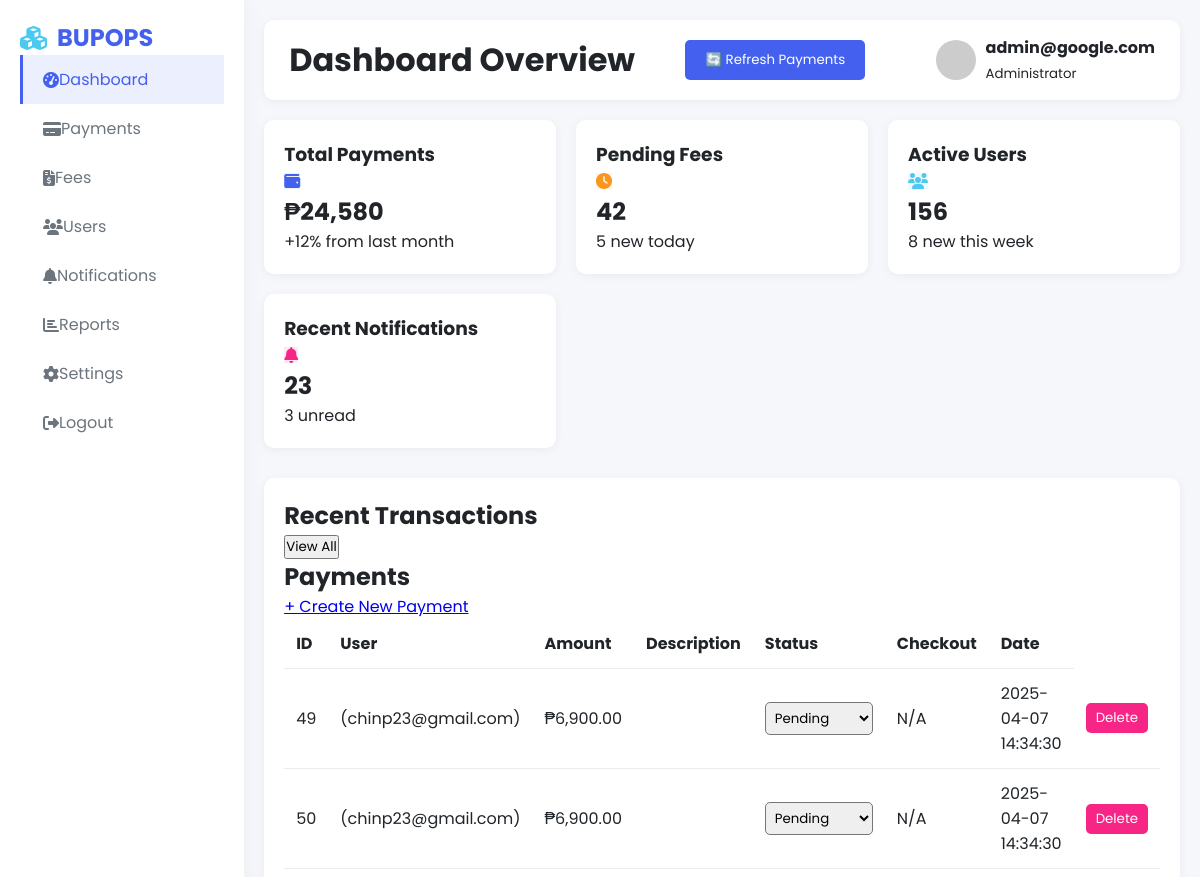
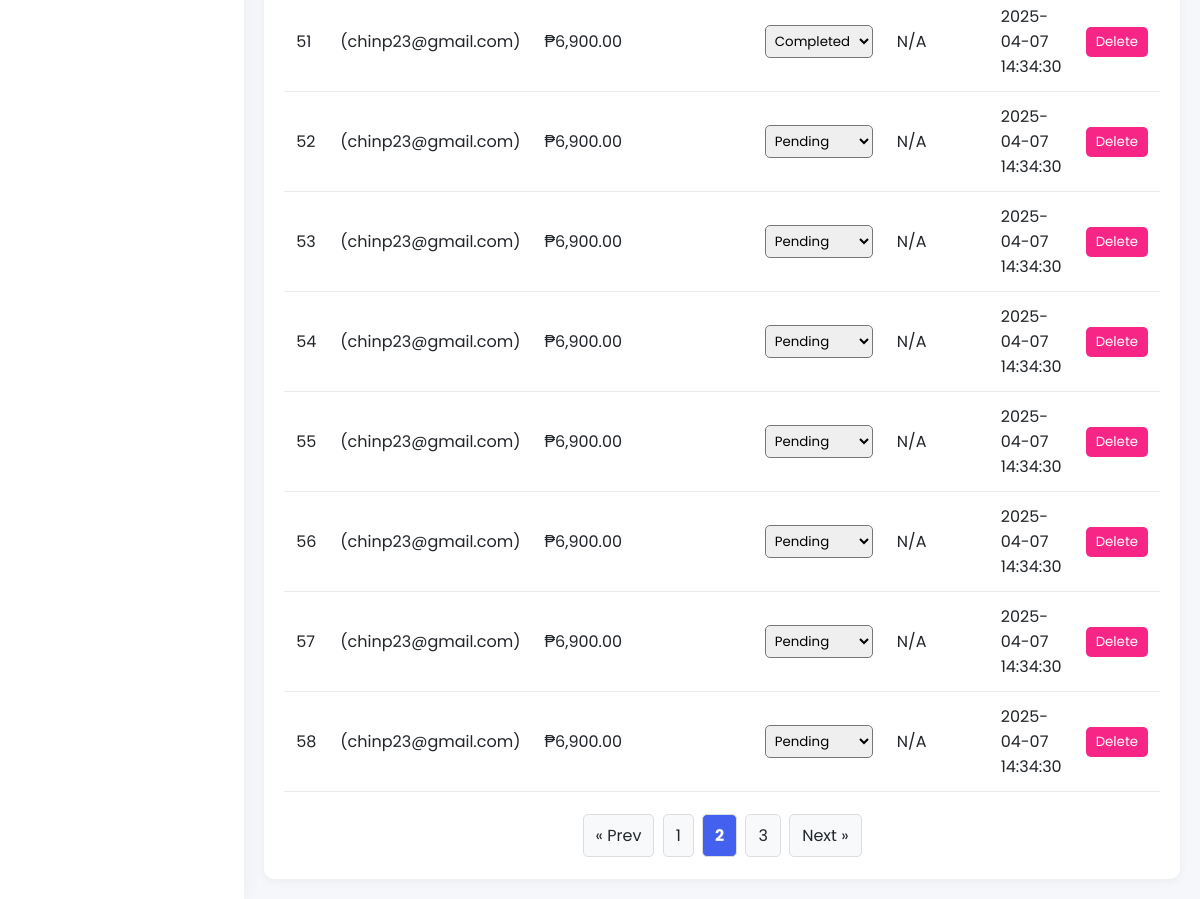
Page /bupops/admin_dashboard.php?page=2 (signed in) on the committed database (2 pictures, top to bottom).
### tables this page shows
CREATE TABLE `payments` (
  `id` int(11) UNSIGNED NOT NULL,
  `user_id` int(11) UNSIGNED NOT NULL,
  `sub_category_id` int(11) UNSIGNED DEFAULT NULL,
  `amount` decimal(10,2) NOT NULL,
  `description` varchar(255) DEFAULT NULL,
  `remarks` varchar(255) DEFAULT NULL,
  `status` enum('pending','completed','failed') NOT NULL DEFAULT 'pending',
  `paymongo_payment_id` varchar(255) NOT NULL,
  `checkout_url` varchar(255) DEFAULT NULL,
  `created_at` timestamp NOT NULL DEFAULT current_timestamp(),
  `updated_at` timestamp NOT NULL DEFAULT current_timestamp() ON UPDATE current_timestamp(),
  `method` varchar(50) DEFAULT NULL,
  `account_number` varchar(20) DEFAULT NULL,
  `email` varchar(100) DEFAULT NULL,
  `payment_reference` varchar(255) NOT NULL,
  `category_id` int(11) UNSIGNED DEFAULT NULL,
  `name` varchar(255) NOT NULL
);

### bupops/admin_dashboard.php (the view, shortened to what this page needs)
<?php
$email = $_SESSION['email'];
$conn = new mysqli("localhost", "root", "", "bupops_db");
$limit = 10;
$page = isset($_GET['page']) ? (int)$_GET['page'] : 1;
$offset = ($page - 1) * $limit;
$result = $conn->query("SELECT * FROM payments ORDER BY created_at DESC LIMIT $limit OFFSET $offset");
$total_result = $conn->query("SELECT COUNT(*) as total FROM payments");
$total_row = $total_result->fetch_assoc();
$total_payments = $total_row['total'];
$total_pages = ceil($total_payments / $limit);
?>
<!DOCTYPE html>
<html lang="en">
<head>
    <link rel="stylesheet" href="https://cdnjs.cloudflare.com/ajax/libs/font-awesome/6.4.0/css/all.min.css">
</head>
<body>
<div class="dashboard">
    <div class="sidebar">
        <div class="sidebar-header"><h2><i class="fas fa-cubes"></i>BUPOPS</h2></div>
        <ul class="sidebar-menu">
            <li><a href="#" class="active"><i class="fas fa-tachometer-alt"></i> Dashboard</a></li>
            <li><a href="#"><i class="fas fa-credit-card"></i> Payments</a></li>
            <li><a href="#"><i class="fas fa-file-invoice-dollar"></i> Fees</a></li>
            <li><a href="#"><i class="fas fa-users"></i> Users</a></li>
            <li><a href="#"><i class="fas fa-bell"></i> Notifications</a></li>
            <li><a href="#"><i class="fas fa-chart-bar"></i> Reports</a></li>
            <li><a href="#"><i class="fas fa-cog"></i> Settings</a></li>
            <li><a href="/bupops/auth/logout.php"><i class="fas fa-sign-out-alt"></i> Logout</a></li>
        </ul>
    </div>
    <div class="main-content">
        <div class="header">
            <h1>Dashboard Overview</h1>
            <button onclick="refreshPayments()" style="background: var(--p); color: white; padding: 10px 20px; border: none; border-radius: 5px; margin-right: 20px;">🔄 Refresh Payments</button>
            <div class="user-info">
                <img src="https://ui-avatars.com/api/?name=<?= urlencode($email) ?>&background=random" alt="User">
                <div><h4><?= $email ?></h4><small>Administrator</small></div>
            </div>
        </div>
        <div class="cards">
            <?php
            $cards = [
                ["Total Payments", "₱24,580", "+12% from last month", "fas fa-wallet", "rgba(67, 97, 238, 0.1)", "var(--p)"],
                ["Pending Fees", "42", "5 new today", "fas fa-clock", "rgba(248,150,30,0.1)", "var(--w)"],
                ["Active Users", "156", "8 new this week", "fas fa-users", "rgba(76,201,240,0.1)", "var(--sc)"],
                ["Recent Notifications", "23", "3 unread", "fas fa-bell", "rgba(247,37,133,0.1)", "var(--d)"]
            ];
            foreach ($cards as [$title, $value, $desc, $icon, $bg, $color]) {
                echo "<div class='card'>
                        <div class='card-header'><h3>$title</h3><i class='$icon' style='background:$bg;color:$color'></i></div>
                        <div class='card-body'><h2>$value</h2><p>$desc</p></div>
                      </div>";
            }
            ?>
        </div>
        <div class="recent-transactions">
            <div class="section-header">
                <h2>Recent Transactions</h2>
                <button class="btn btn-primary">View All</button>
            </div>
            <h2>Payments</h2>
            <a href="controller.php">+ Create New Payment</a>
            <table>
                <thead>
                    <tr><th>ID</th><th>User</th><th>Amount</th><th>Description</th><th>Status</th><th>Checkout</th><th>Date</th></tr>
                </thead>
                <tbody id="payments-table">
    <?php while ($row = $result->fetch_assoc()): ?>
        <tr>
            <td><?= $row['id'] ?></td>
            <td><?= htmlspecialchars($row['name']) ?> (<?= $row['email'] ?>)</td>
            <td>₱<?= number_format($row['amount'], 2) ?></td>
            <td><?= htmlspecialchars($row['description']) ?></td>
            <td>
                <select onchange="updateStatus(<?= $row['id'] ?>, this.value)">
                    <option value="pending" <?= $row['status']=='pending'?'selected':'' ?>>Pending</option>
                    <option value="completed" <?= $row['status']=='completed'?'selected':'' ?>>Completed</option>
                </select>
            </td>
            <td>
                <?= $row['checkout_url'] ? "<a href='{$row['checkout_url']}' target='_blank'>Open</a>" : "N/A" ?>
            </td>
            <td><?= $row['created_at'] ?></td>
            <td>
                <button onclick="deletePayment(<?= $row['id'] ?>)" style="background: var(--d); color: white; border: none; padding: 5px 10px; border-radius: 5px; cursor: pointer;">Delete</button>
            </td>
        </tr>
    <?php endwhile; ?>
</tbody>
            </table>
            <div class="pagination">
    <?php if ($page > 1): ?>
        <a href="?page=<?= $page - 1 ?>">&laquo; Prev</a>
    <?php endif; ?>
    <?php for ($i = 1; $i <= $total_pages; $i++): ?>
        <a href="?page=<?= $i ?>" class="<?= ($i == $page) ? 'active' : '' ?>"><?= $i ?></a>
    <?php endfor; ?>
    <?php if ($page < $total_pages): ?>
        <a href="?page=<?= $page + 1 ?>">Next &raquo;</a>
    <?php endif; ?>
</div>
        </div>
    </div>
</div>
</body>
</html>

### bupops/admin_dashboard.php (style rules this page uses)
:root { --p:#4361ee;--s:#3f37c9;--sc:#4cc9f0;--d:#f72585;--w:#f8961e;--l:#f8f9fa;--dk:#212529;--g:#6c757d; }
* { margin:0;padding:0;box-sizing:border-box;font-family:'Poppins',sans-serif }
body { background:#f5f7fb;color:var(--dk) }
.dashboard { display:flex;min-height:100vh }
.sidebar { width:250px;background:#fff;box-shadow:0 0 20px rgba(0,0,0,0.05);padding:20px }
.sidebar-header h2 { color:var(--p);display:flex;align-items:center }
.sidebar-header i { margin-right:10px;color:var(--sc) }
.sidebar-menu { list-style:none }
.sidebar-menu a { display:flex;align-items:center;padding:12px 20px;color:var(--g);text-decoration:none;transition:.3s;border-left:3px solid transparent }
.sidebar-menu a:hover,.sidebar-menu a.active { background:rgba(67,97,238,0.1);color:var(--p);border-left:3px solid var(--p) }
.main-content { flex:1;padding:20px }
.header { display:flex;justify-content:space-between;align-items:center;background:#fff;padding:15px 25px;border-radius:10px;margin-bottom:20px;box-shadow:0 2px 10px rgba(0,0,0,0.05) }
.user-info { display:flex;align-items:center }
.user-info img { width:40px;height:40px;border-radius:50%;margin-right:10px;object-fit:cover }
.cards { display:grid;grid-template-columns:repeat(auto-fill,minmax(280px,1fr));gap:20px;margin-bottom:30px }
.card { background:#fff;border-radius:10px;padding:20px;box-shadow:0 2px 10px rgba(0,0,0,0.05);transition:.3s }
.recent-transactions { background:#fff;border-radius:10px;padding:20px;box-shadow:0 2px 10px rgba(0,0,0,0.05) }
table { width:100%;border-collapse:collapse }
th,td { padding:12px;text-align:left;border-bottom:1px solid #e9ecef }
select { padding:5px;border-radius:5px }
.pagination { margin-top: 20px; text-align: center; }
.pagination a { display: inline-block; padding: 8px 12px; margin: 2px; background: var(--l); color: var(--dk); border: 1px solid #ddd; border-radius: 5px; text-decoration: none; transition: 0.3s; }
.pagination a.active { background: var(--p); color: #fff; font-weight: bold; }

### rows in the picture
payments: id "49", email "chinp23@gmail.com", amount "6,900.00", status+id "Pending", shows "N/A", created_at "2025-04-07 14:34:30"
payments: id "50", email "chinp23@gmail.com", amount "6,900.00", status+id "Pending", shows "N/A", created_at "2025-04-07 14:34:30"
payments: id "51", email "chinp23@gmail.com", amount "6,900.00", status+id "Completed", shows "N/A", created_at "2025-04-07 14:34:30"
payments: id "52", email "chinp23@gmail.com", amount "6,900.00", status+id "Pending", shows "N/A", created_at "2025-04-07 14:34:30"
payments: id "53", email "chinp23@gmail.com", amount "6,900.00", status+id "Pending", shows "N/A", created_at "2025-04-07 14:34:30"
payments: id "54", email "chinp23@gmail.com", amount "6,900.00", status+id "Pending", shows "N/A", created_at "2025-04-07 14:34:30"
payments: id "55", email "chinp23@gmail.com", amount "6,900.00", status+id "Pending", shows "N/A", created_at "2025-04-07 14:34:30"
payments: id "56", email "chinp23@gmail.com", amount "6,900.00", status+id "Pending", shows "N/A", created_at "2025-04-07 14:34:30"
payments: id "57", email "chinp23@gmail.com", amount "6,900.00", status+id "Pending", shows "N/A", created_at "2025-04-07 14:34:30"
payments: id "58", email "chinp23@gmail.com", amount "6,900.00", status+id "Pending", shows "N/A", created_at "2025-04-07 14:34:30"

### other values in the picture
$email "admin@google.com"
$title "Total Payments"
$value "₱24,580"
$desc "+12% from last month"
$title "Pending Fees"
$value "42"
$desc "5 new today"
$title "Active Users"
$value "156"
$desc "8 new this week"
$title "Recent Notifications"
$value "23"
$desc "3 unread"
